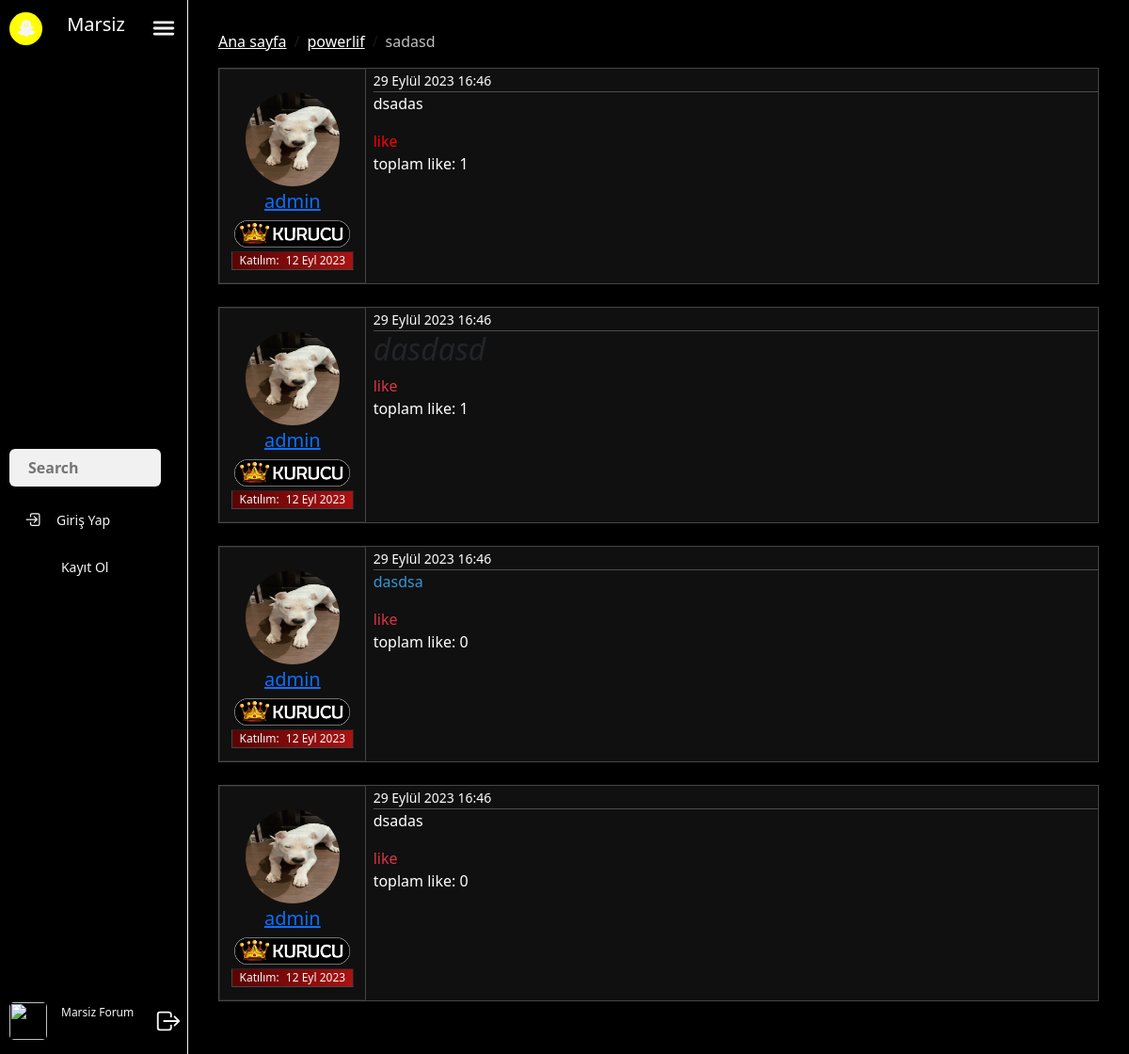
The page /konular/sadasd/11 on the database its author committed.
### post_app/models.py (models this page shows, shortened)
class post(models.Model):
    author_user = models.ForeignKey(MyUser, verbose_name=("Postu Atan Kişi"), on_delete=models.CASCADE,blank=True,null=True)
    title = models.CharField(("Konu başlığı"), max_length=50)
    category = models.ForeignKey(category, verbose_name=("Kategorini Seç"), on_delete=models.CASCADE, blank=True,null=True,related_name="postcategory")
    content = RichTextField(verbose_name="Yazınız")
    post_slug = AutoSlugField(populate_from='title',unique=True)
    post_created = models.DateTimeField(("Postun Oluşturulma tarihi"), auto_now_add=True)
    post_updated = models.DateTimeField(("Postun Oluşturulma tarihi"), auto_now=True)
    like = models.ManyToManyField("myuser_app.MyUser", verbose_name=("Begeni"),related_name="postlike")
    post_view = models.PositiveIntegerField(("Post Görüntülenme"),default=0)

class category(models.Model):
    category = models.CharField(("Kategori"), max_length=50)
    category_description = models.TextField(("Formun açıklaması"),default="forumun açıklaması boş")
    category_tag_slug = AutoSlugField(populate_from='category',unique=True,)
    category_icon = models.CharField(("Fontawesome icon only text"), max_length=50,default="fa fa-shield")
    def __str__(self):
        return self.category
    def forum_absolute_url(self):
        return reverse(
        'forum_views',
        kwargs = {
            "forum_slug": self.category_tag_slug
        }
        )

class Comments(models.Model):
    comment_author = models.ForeignKey(MyUser, verbose_name=("Yorumu yapan kişi"), on_delete=models.CASCADE)
    comment_post = models.ForeignKey(post, verbose_name=("Hangi Posta yapıldı"), on_delete=models.CASCADE,related_name="comments")
    comment_content = RichTextField(verbose_name="Yorumunuz")
    comment_like = models.ManyToManyField("myuser_app.MyUser", verbose_name=("yorum begeni"),related_name="commentlike")

### myuser_app/models.py (models this page shows, shortened)
class MyUser(AbstractUser):
    avatar = models.ImageField(("Avatar"), upload_to='avatar/', height_field=None, width_field=None, max_length=None,blank=True,null=True)
    banner = models.ImageField(("Banner"), upload_to='banner/', height_field=None, width_field=None, max_length=None,blank=True,null=True)
    rank = models.ManyToManyField(Rank, verbose_name=("Rankı"),blank=True,null=True)
    birthday = models.DateField(("Doğum Günü"), auto_now=False, auto_now_add=False,blank=True,null=True)
    location = models.CharField(("Yaşadığın Şehir"), max_length=50, blank=True,null=True)
    website = models.CharField(("Website"), max_length=50,blank=True,null=True)
    about = models.TextField(("Hakkında"),blank=True,null=True)
    likes = models.ManyToManyField("post_app.post", verbose_name=("Beğendiğim postlar"),related_name="mylikes")
    is_active = models.BooleanField(("Kullanıcı email doğrulama"),default=False)
    email_active = models.BooleanField(("Change email active"),default=False)
    oldemail = models.ManyToManyField("myuser_app.OldEmail", verbose_name=("Eski Emaillerim"),blank=True,null=True)
    class Meta:
        verbose_name = 'MyUser'
        verbose_name_plural = 'MyUsers'
    def user_profile_detail_url(self):
        return reverse(
            'profile_detail',
            kwargs={
                'username': self.username
            }
        )

class Rank(models.Model):
    title = models.CharField((""), max_length=50)
    image = models.ImageField((""), upload_to='rankimage', height_field=None, width_field=None, max_length=None)

### post_app/views.py (the view)
# urls.py: path('konular/<slug:konu_slug>/<int:id>',post_views,name='post_views'),
def post_views(request,konu_slug,id):
    post_views = post.objects.filter(post_slug = konu_slug,id=id).first()
    user_likes = MyUser.objects.filter(likes = post_views).exists()
    print(user_likes)
    post_views.post_view += 1
    post_views.save()
    rank_views = Rank.objects.first()
    test = post_views.author_user.rank
    comment = CreateComment()
    context = dict(
        post = post_views,
        user_likes = user_likes,
        comment = comment,
    )
    return render(request,'post_detail.html',context)

### post_app/forms.py
class CreateComment(forms.ModelForm):
    class Meta:
        comment_content = forms.CharField(widget=CKEditorWidget())
        model = Comments
        fields = ['comment_content']
    def __init__(self, *args, **kwargs):
        super(CreateComment, self).__init__(*args, **kwargs)
        self.fields['comment_content'].label = ""

### post_app/templates/post_detail.html (shortened to what this page needs)
{% extends "base.html" %}
{% load static %}
{% block site-content %}
{% include "partials/_sidenav.html" %}
<div class="main" id="main">
    <div class="" style="padding: 2rem;">
        <nav aria-label="breadcrumb">
            <ol class="breadcrumb">
              <li class="breadcrumb-item"><a href="/" class="text-white">Ana sayfa</a></li>
              <li class="breadcrumb-item " aria-current="page"> <a href="{{post.category.forum_absolute_url}}" class="text-white ">{{post.category}}</a></li>
              <li class="breadcrumb-item active opacity-75 text-white" aria-current="page">{{post.title}}</li>
            </ol>
          </nav>
  <div class="row content-row flex-sm-column flex-md-row mb-4">
    <div class="col-md-2 col-sm-12 content-col d-flex flex-wrap flex-column align-items-center pt-4" >
      {% if post.author_user.avatar %}
      <img src="{{post.author_user.avatar.url}}"  width="100px" height="100px" alt="" style="border-radius: 50px;">
        {% else %}
        <img src="https://bootdey.com/img/Content/avatar/avatar3.png"  width="100px" height="100px" alt="" style="border-radius: 50px;">
      {% endif %}
      <h5 class="text-white mb-1 mt-1"> <a href="{{post.author_user.user_profile_detail_url}}"> {{post.author_user}} </a></h5>
      {% for ranks in post.author_user.rank.all %}
      <div class="ranks">
      <img src="{{ranks.image.url}}" class="mt-1 mb-1"  alt="" >
  </div>
      {% endfor %}
      <div  class="content-background extra-container  d-flex justify-content-between ps-2 pe-2">
          <p class="extra-content">Katılım:</p>
          <p class="extra-content">{{post.author_user.date_joined|date:"d M Y"}}</p>
      </div>
  </div>
    <div class="col-sm-12  col-md-10 ps-2" >
        <small class="text-white">{{post.post_created}}</small>
        <hr class="m-0 text-white">
        {{post.content|safe}}
        <div class="col-2">
            {% if user_likes %}
            <a href="#" id="begenivar" style="color: red;" class=" text-decoration-none" onclick="begen('{{post.id}}','{{post.like.all.count}}')">like</a>
            {% else %}
            <a href="#" id="begeniyok" style="color: white;" class=" text-decoration-none" onclick="begen('{{post.id}}','{{post.like.all.count}}')">like</a>
            {% endif %}
            <p class="text-white" id="begeni">toplam like: {{post.like.all.count}}</p>
        </div>
    </div>
</div>
{% for test in post.comments.all  %}
<div class="row content-row flex-sm-column flex-md-row mt-4 mb-4">
    <div class="col-md-2 col-sm-12 content-col d-flex flex-wrap flex-column align-items-center pt-4" >
        {% if test.comment_author.avatar %}
        <img src="{{test.comment_author.avatar.url}}"  width="100px" height="100px" alt="" style="border-radius: 50px;">
          {% else %}
          <img src="https://bootdey.com/img/Content/avatar/avatar3.png"  width="100px" height="100px" alt="" style="border-radius: 50px;">
        {% endif %}
        <h5 class="text-white mb-1 mt-1"> <a href="{{test.comment_author.user_profile_detail_url}}"> {{test.comment_author}} </a></h5>
        {% for ranks in test.comment_author.rank.all %}
        <div class="ranks">
        <img src="{{ranks.image.url}}" class="mt-1 mb-1"  alt="" >
    </div>
        {% endfor %}
        <div  class="content-background extra-container  d-flex justify-content-between ps-2 pe-2">
            <p class="extra-content">Katılım:</p>
            <p class="extra-content">{{test.comment_author.date_joined|date:"d M Y"}}</p>
        </div>
    </div>
    <div class="col-sm-12  col-md-10 ps-2" >
        <small class="text-white">{{post.post_created}}</small>
        <hr class="m-0 text-white">
        {{test.comment_content|safe}}
        <div class="col-2">
          <a href="#" class="text-danger text-decoration-none" onclick="yorumbegen(event,'{{test.id}}')">like</a>
            <p class="text-white" id="begeni">toplam like: {{test.comment_like.all.count}}</p>
        </div>
    </div>
</div>
{% endfor %}
</div>
{% endblock site-content %}

### static/css/sidenav.css (style rules this page uses)
:root { --white-main-color: #f5f5f5; --black-main-color: rgba(0, 0, 0, 0.9); --red-main-color: #700404; --border-main-color: #404041; --comment-main-color: #191919; }
* { margin: 0; padding: 0; box-sizing: border-box; }
html { background-color: black; }
body { height: 100%; background-color: var(--black-main-color); }
p { color: white; }
#main { margin-left: 200px ; transition: 0.5s; }
.row { --bs-gutter-x: 0; }

### post_app/templates/post_detail.html (style rules this page uses)
.content-background { background-color: red; background-image: linear-gradient(to right, rgb(89, 3, 3) , rgb(170, 18, 18)); }
.extra-container { width: 85%; border-width: 0.3px; border-style: solid; border-bottom-color: #464646; border-left-color: #464646; margin-bottom: 13px; }
.extra-content { font-size: 15px; color: whitesmoke; margin: 0; }
.content-row { background: #101010; border-width: 1px; border-style: solid; border-top-color: #464646; border-right-color: #464646; border-bottom-color: #464646; border-left-color: #464646; }
.content-col { background: #101010; border-width: 1px; border-style: solid; border-right-color: #464646; }
@media only screen and (max-width: 1239px) { .extra-content { font-size: 12px !important; } }
.ranks { width: 100%; display: flex; justify-content: center; }
.ranks img { width: 80%; }

### rows shown on the page
post: category "powerlif", title "sadasd", author_user.avatar (picture), author_user "admin", author_user.date_joined "12 Eyl 2023", post_created "29 Eylül 2023 16:46", content "dsadas", like.all.count "1"
Rank: image (picture)
Comments: comment_author.avatar (picture), comment_author "admin", comment_author.date_joined "12 Eyl 2023", comment_content "dasdasd", comment_like.all.count "1"
Comments: comment_author.avatar (picture), comment_author "admin", comment_author.date_joined "12 Eyl 2023", comment_content "dasdsa", comment_like.all.count "0"
Comments: comment_author.avatar (picture), comment_author "admin", comment_author.date_joined "12 Eyl 2023", comment_content "dsadas", comment_like.all.count "0"
